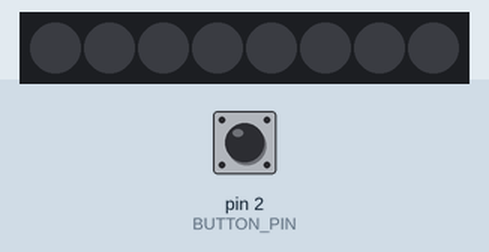
Bench run of a sketch on a simulated Arduino Uno, built with avr-gcc and run on an emulated ATmega328P. Shown: 8 RGB LEDs in strip order, left to right. The inputs (shaded band) are chosen by the test bench; at power-on: pin 2 (BUTTON_PIN) HIGH.

Above: at 1.2 s.
1.3 s: pin 2 (BUTTON_PIN) pulled LOW for 0.15 s
At 2.0 s:
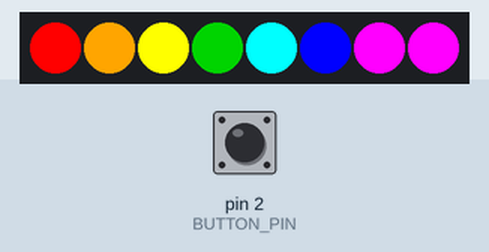
2.9 s: pin 2 (BUTTON_PIN) pulled LOW for 1 s
At 3.2 s:
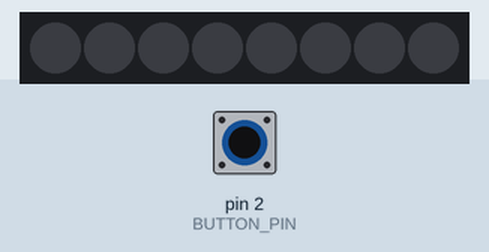
5.4 s: pin 2 (BUTTON_PIN) pulled LOW for 0.15 s
At 6.3 s:
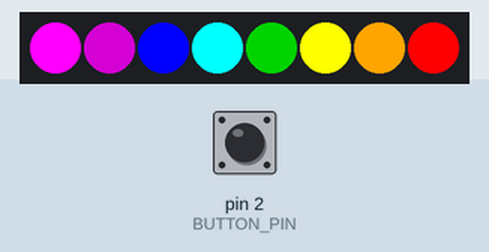
Timing chart, 0 to 8.4 s (numbered marks = the images above; inputs shaded):
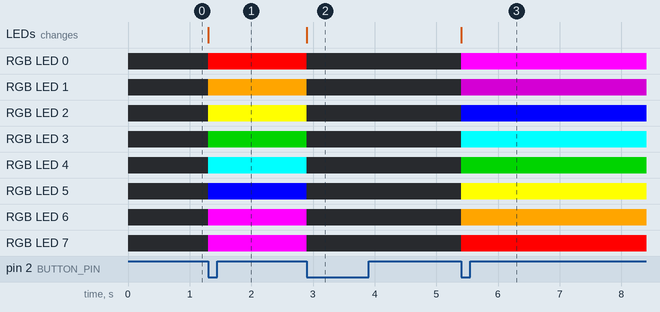

The sketch:

button_combinations.ino
```cpp
#include <FastLED.h>

#define NUM_LEDS 8
#define DATA_PIN 12
#define BUTTON_PIN 2

int led_kombi = 0;           // LEDs starten mit kombination 0
bool button_war = HIGH;      // waren sie vor Knopfdruck an?

CRGB leds[NUM_LEDS];

void setup() {
  pinMode(BUTTON_PIN, INPUT_PULLUP);

  FastLED.addLeds<WS2812, DATA_PIN, GRB>(leds, NUM_LEDS);


}

void loop() {
  bool button_ist = digitalRead(BUTTON_PIN);
  if (button_war == HIGH && button_ist == LOW) {
    led_kombi = (led_kombi + 1)%3;  // change 3 to 4 if you want to add a combination

    if (led_kombi==0) {
      leds[0]=CRGB::Magenta;
      leds[1]=CRGB::Purple;
      leds[2]=CRGB::Blue;
      leds[3]=CRGB::Cyan;
      leds[4]=CRGB::Green;
      leds[5]=CRGB::Yellow;
      leds[6]=CRGB::Orange;
      leds[7]=CRGB::Red;
      FastLED.show();
    } else if (led_kombi==1) {
      leds[0]=CRGB::Red;
      leds[1]=CRGB::Orange;
      leds[2]=CRGB::Yellow;
      leds[3]=CRGB::Green;
      leds[4]=CRGB::Cyan;
      leds[5]=CRGB::Blue;
      leds[6]=CRGB::Magenta;
      leds[7]=CRGB::Magenta;
      FastLED.show();
    } else {
      leds[0]=CRGB::Black;
      leds[1]=CRGB::Black;
      leds[2]=CRGB::Black;
      leds[3]=CRGB::Black;
      leds[4]=CRGB::Black;
      leds[5]=CRGB::Black;
      leds[6]=CRGB::Black;
      leds[7]=CRGB::Black;
      FastLED.show();
    }

    delay(500);
  }
  button_war = button_ist;
}
```

Measured:
- after the input at 1.3 s, RGB LED 0: off → RGB(255, 0, 0) at once; RGB LED 1: off → RGB(255, 165, 0) at once; RGB LED 2: off → RGB(255, 255, 0) at once; RGB LED 3: off → RGB(0, 128, 0) at once; RGB LED 4: off → RGB(0, 255, 255) at once; the LEDs: change at once (image 1)
- after the input at 2.9 s, RGB LED 0: RGB(255, 0, 0) → off at once; RGB LED 1: RGB(255, 165, 0) → off at once; RGB LED 2: RGB(255, 255, 0) → off at once; RGB LED 3: RGB(0, 128, 0) → off at once; RGB LED 4: RGB(0, 255, 255) → off at once; the LEDs: change at once (image 2)
- after the input at 5.4 s, RGB LED 0: off → RGB(255, 0, 255) at once; RGB LED 1: off → RGB(128, 0, 128) at once; RGB LED 2: off → RGB(0, 0, 255) at once; RGB LED 3: off → RGB(0, 255, 255) at once; RGB LED 4: off → RGB(0, 128, 0) at once; the LEDs: change at once (image 3)
